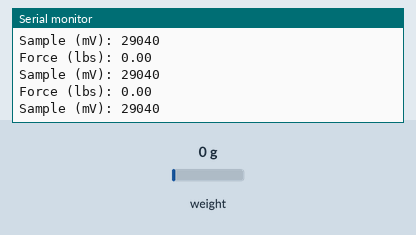
This sketch was run on a simulated Arduino Uno, built with avr-gcc and run on an emulated ATmega328P. Shown: the last lines printed to the serial monitor. Wiring (inferred from the names in the program): HX711 load-cell converter: data A1; SCK A0. Inputs (shaded band) come from the test bench; at power-on: weight on the scale 0 g.

Above: at 1.2 s.
1.3 s: weight on the scale set to 100 g
At 1.3 s:
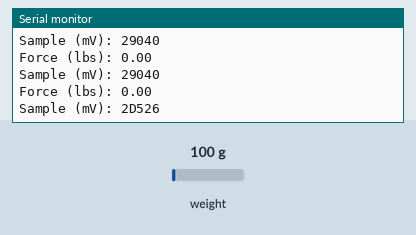
2.8 s: weight on the scale set to 1250 g
At 2.8 s:
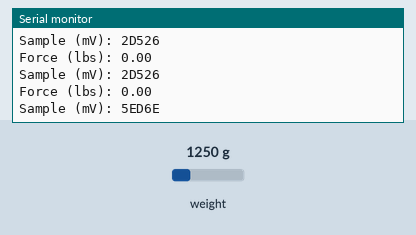
4.3 s: weight on the scale set to 2500 g
At 4.31 s:
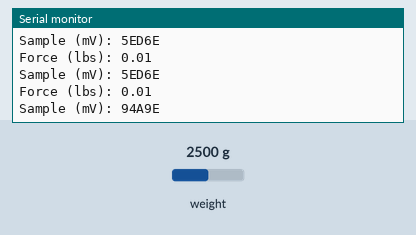
5.8 s: weight on the scale set to 3750 g
At 5.81 s:
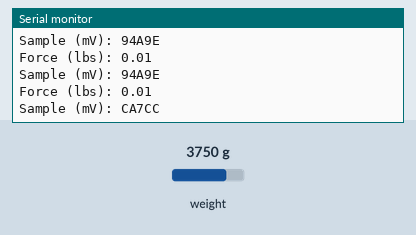
7.3 s: weight on the scale set to 4900 g
At 7.32 s:
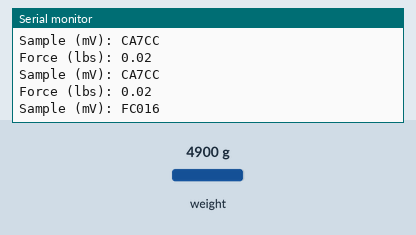
Timing chart, 0 to 9.8 s (numbered marks = the images above; inputs shaded):
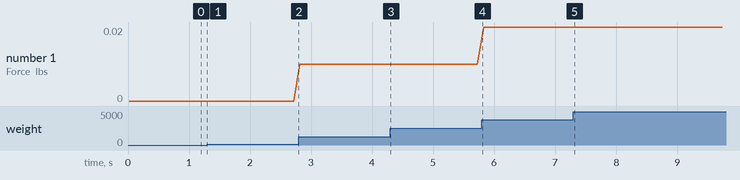

The sketch:

ReadLoadCell.ino
```cpp
/*  Connect data output of HX711 to Teensy pin A0
 *  Connect SCK pin of HX711 board to Teensy pin A1
 *  Code follows HX711 communication timing diagram
 */

long x = 0; //output measured voltage
unsigned long dataArray[128];
int j = 0;
const int numsample = 1028;
const float cal = 1.2e9;
float force_meas = 0;
float fullscale = 88.185;
float excite = 3.3;

void setup() {
  Serial.begin(9600);
  pinMode(A0, OUTPUT); //SCK for HX711
  pinMode(A1, INPUT);  //DOUT for HX711
}

void clk() //Create the SCK signal and write to HX711
{
  digitalWrite(A0, HIGH);
  digitalWrite(A0, LOW);
}

void loop() {
  //Serial.print("Reading: ");

  for (int j=0; j >= 0 ; j++) //loops to collect numsample amount of samples
  {                                //each iteration takes one sample
    Serial.print("Sample (mV): ");

    digitalWrite(A0, LOW); //set clock low

    while (digitalRead(A1) != LOW);
    {
      //below for loop collects one data frame
      for (int i=0; i<24; i++) //HX711 data frame length is 24 bits
      {
        clk();
        bitWrite(x, 0 ,digitalRead(A1)); //read the logic level of DOUT and write to x variable
        x = x<<1; //shift x left by 1 bit
      }

      clk();
      Serial.println(x, HEX); //print sampled values in hexadecimal

      force_meas = fullscale*(x/(excite*cal));
      Serial.print("Force (lbs): ");
      Serial.println(force_meas);

      x=0; //clear x variable
      //delay(1000); //delay between samples
    }
    //dataArray[j]=y; //for each sample, move bits stored in y into dataArray
  }
}
```

Measured:
- plotted number 1: 0 → 0.01 after the input at 2.8 s, 0.01 → 0.02 after the input at 5.8 s
